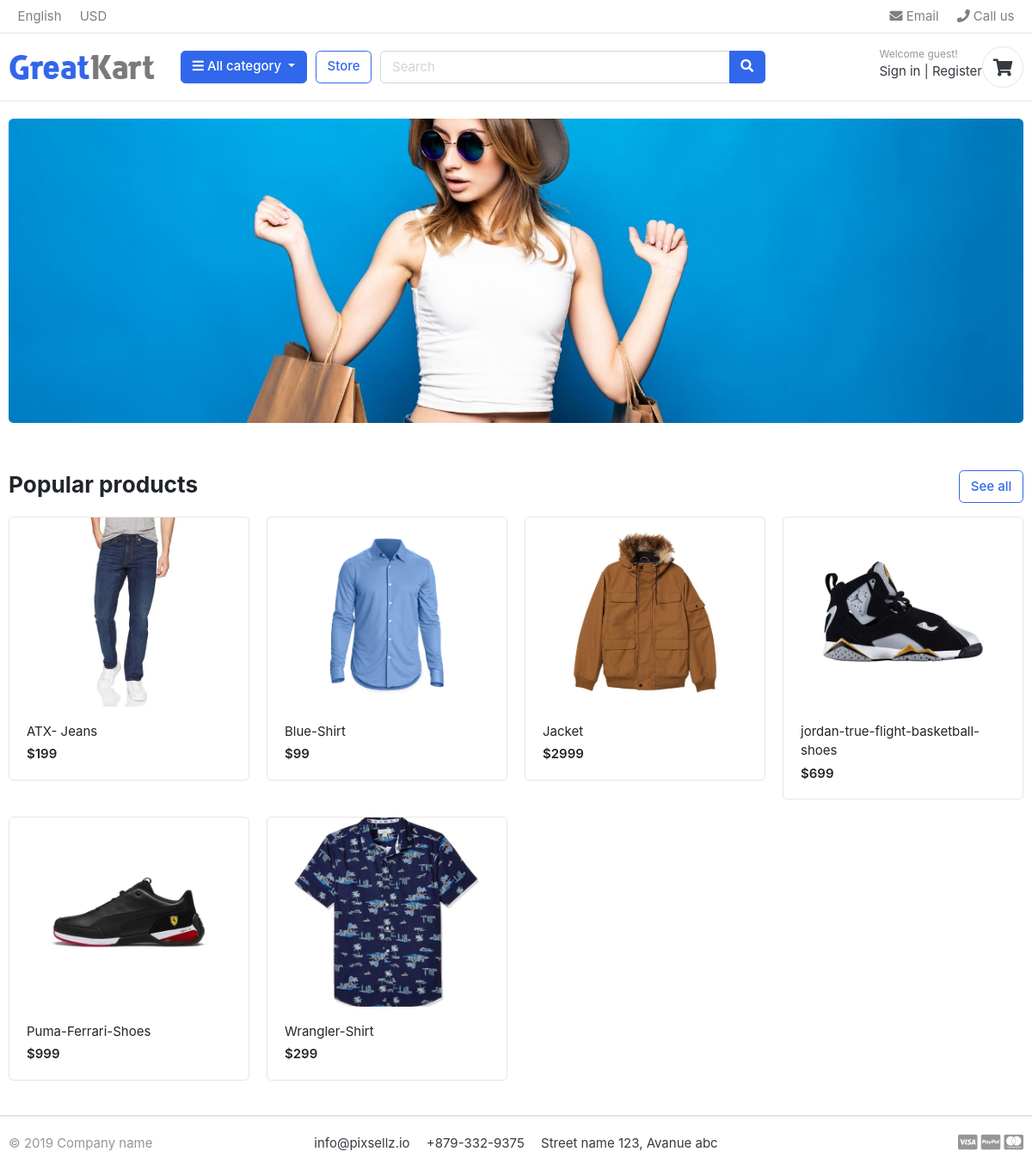
The page / on the database its author committed.
### store/models.py (models this page shows, shortened)
class Product(models.Model):
    product_name    = models.CharField(max_length=200, unique=True)
    slug            = models.SlugField(max_length=200, unique=True)
    description     = models.TextField(max_length=500, blank=True)
    price           = models.IntegerField()
    images          = models.ImageField(upload_to='photos/products')
    stock           = models.IntegerField()
    is_available    = models.BooleanField(default=True)
    category        = models.ForeignKey(Category, on_delete=models.CASCADE)
    created_date    = models.DateTimeField(auto_now_add=True)
    modified_date   = models.DateTimeField(auto_now=True)
    def get_url(self):
        return reverse('product_detail', args=[self.category.slug, self.slug])

### greatkart/views.py (the view)
# urls.py: 2. Add a URL to urlpatterns:  path('', views.home, name='home')
def home(request):
    products = Product.objects.all().filter(is_available=True)
    context = { 'products': products}
    return render(request,'home.html',context)

### category/context_processors.py (called while the page is built)
def menu_links(request):
    links=Category.objects.all()
    return dict(links=links)

### category/models.py (called while the page is built)
    def get_url(self):
        return reverse('products_by_category', args=[self.slug])

### templates/home.html
{% extends "base.html" %}
{% load static %}
{% block content %}
<section class="section-intro padding-y-sm">
<div class="container">
<div class="intro-banner-wrap">
	<img src="{% static 'images/banners/cover.jpg' %}" class="img-fluid rounded">
</div>
</div>
</section>
<section class="section-name padding-y-sm">
	<div class="container">
		<header class="section-heading">
			<a href="{% url 'store' %}" class="btn btn-outline-primary float-right">See all</a>
			<h3 class="section-title">Popular products</h3>
		</header>
		<div class="row">
			{% for product in products %}
			<div class="col-md-3">
				<div class="card card-product-grid">
					<a href="{{product.get_url}}" class="img-wrap"> <img src="{{ product.images.url }}"> </a>
					<figcaption class="info-wrap">
						<a href="{{product.get_url}}" class="title">{{product.product_name}}</a>
						<div class="price mt-1">${{product.price}}</div>
					</figcaption>
				</div>
			</div>
			{% endfor %}
		</div>
 	</div>
</section>
</body>
</html>
{% endblock  %}

### static/css/ui.css (style rules this page uses)
html { font-family: "Inter", sans-serif; font-size: 15px; }
.img-wrap { text-align: center; display: block; }
.img-wrap img { max-width: 100%; }
.padding-y-sm { padding-top: 20px; padding-bottom: 20px; }
.section-heading { margin-bottom: 20px; margin-top: 15px; }
.section-title { color: #212529; }
[class*=card-product] a.title { color: #212529; display: block; }
[class*=card-product] .img-wrap { overflow: hidden; position: relative; }
[class*=card-product] .img-wrap img { height: 100%; max-width: 100%; width: auto; display: inline-block; -o-object-fit: cover; object-fit: cover; }
.card-product-grid { margin-bottom: 20px; }
.card-product-grid .img-wrap { border-radius: 0.2rem 0.2rem 0 0; height: 220px; }
.card-product-grid .info-wrap { overflow: hidden; padding: 18px 20px; }
.card .img-wrap { overflow: hidden; }
.price { font-weight: 600; color: #212529; }

### rows shown on the page
Product: images (picture), product_name "ATX- Jeans", price "199"
Product: images (picture), product_name "Blue-Shirt", price "99"
Product: images (picture), product_name "Jacket", price "2999"
Product: images (picture), product_name "jordan-true-flight-basketball-shoes", price "699"
Product: images (picture), product_name "Puma-Ferrari-Shoes", price "999"
Product: images (picture), product_name "Wrangler-Shirt", price "299"
